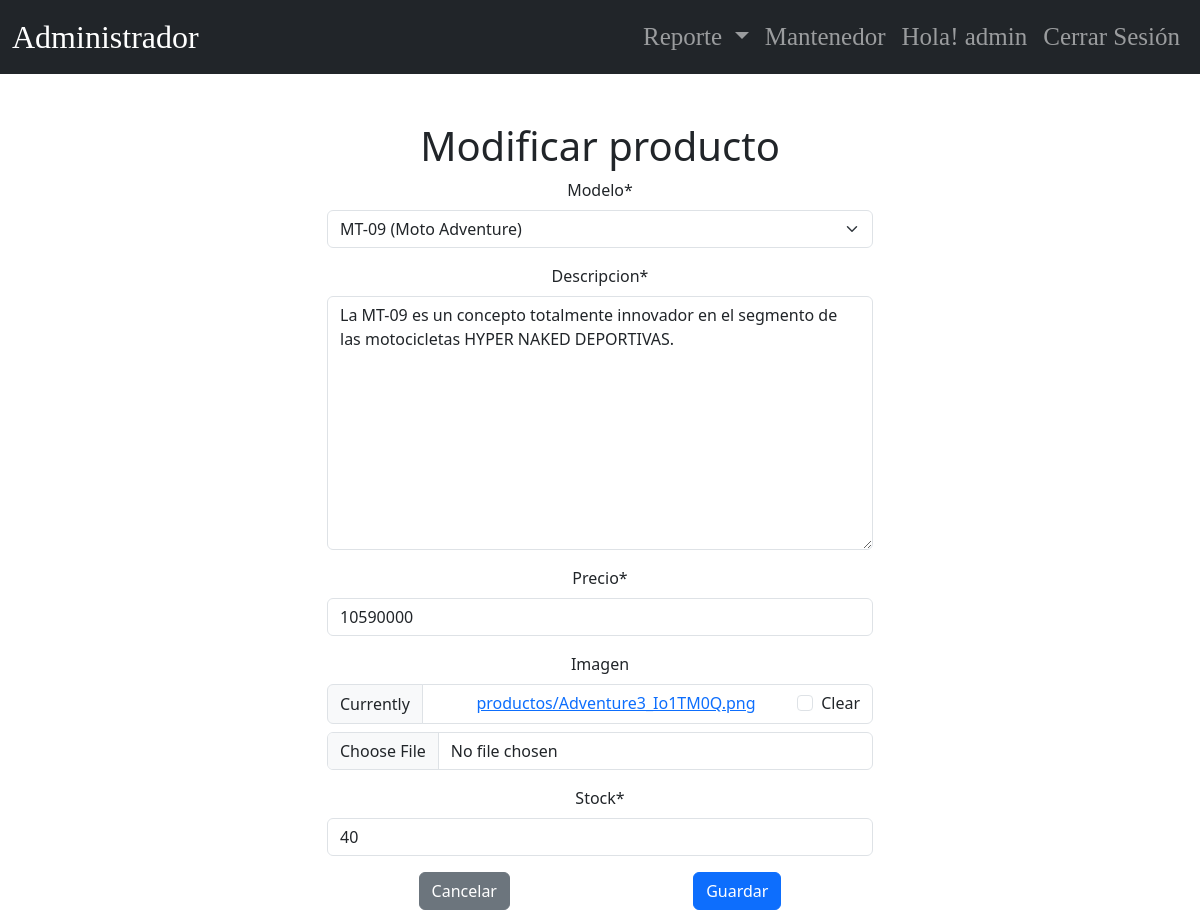
The page /administrador/productos/modificar/3/ (signed in) on the database its author committed.
### app/models.py (models this page shows, shortened)
class Cliente(AbstractBaseUser, PermissionsMixin):
    username = models.CharField(max_length=150, unique=True)
    nombre = models.CharField(max_length=100)
    fecha_nacimiento = models.DateField()
    telefono = models.CharField(max_length=20)
    direccion = models.CharField(max_length=200)
    email = models.EmailField(unique=True, null=True, blank=True)
    is_active = models.BooleanField(default=True)
    is_admin = models.BooleanField(default=False)
    groups = models.ManyToManyField(
        'auth.Group',
        related_name='cliente_set',
        blank=True,
        help_text=('The groups this user belongs to. A user will get all permissions granted to each of their groups.'),
        verbose_name=('groups')
    )
    user_permissions = models.ManyToManyField(
        'auth.Permission',
        related_name='cliente_permissions_set',
        blank=True,
        help_text=('Specific permissions for this user.'),
        verbose_name=('user permissions')
    )
    objects = ClienteManager()
    USERNAME_FIELD = 'username'
    REQUIRED_FIELDS = ['nombre', 'fecha_nacimiento']

### administrador/models.py (models this page shows, shortened)
class Producto(models.Model):
    modelo = models.ForeignKey(ModeloMoto, on_delete=models.CASCADE)
    descripcion = models.TextField()
    precio = models.IntegerField()
    imagen = models.ImageField(upload_to="productos/", null=True, blank=True)
    stock = models.PositiveIntegerField()

### administrador/views.py (the view)
# urls.py: path('productos/modificar/<int:id>/', views.modificar_producto, name='modificar_producto'),
@login_required
@permission_required("administrador.change_producto", raise_exception=True)
def modificar_producto(request, id):
    producto = get_object_or_404(Producto, id=id)
    if request.method == "POST":
        formulario = ProductoForm(request.POST, request.FILES, instance=producto)
        if formulario.is_valid():
            formulario.save()
            messages.success(request, "Producto modificado correctamente.")
            return redirect("administrador:lista_productos")
    else:
        formulario = ProductoForm(instance=producto)
    return render(
        request,
        "administrador/modificarProducto.html",
        {"form": formulario, "producto": producto},
    )

### administrador/forms.py (shortened to what this page needs)
class ProductoForm(forms.ModelForm):
    class Meta:
        model = Producto
        fields = "__all__"

### administrador/models.py (called while the page is built)
    def __str__(self):
        return str(self.nombre)

    def __str__(self):
        return f"{self.nombre} ({self.tipo})"

### administrador/templates/administrador/modificarProducto.html (shortened to what this page needs)
{% extends 'administrador/baseProducto.html' %}
{% block contenido %}
{% load crispy_forms_tags %}
<div class="container mt-5">
    <div class="row justify-content-center">
        <div class="col-12 col-md-6" style="display:flex; justify-content:center; align-items:center;">
            <form action="" method="post" enctype="multipart/form-data" class="text-center" style="width: 100%;">
                <h1>Modificar producto</h1>
                {{ form | crispy }}
                <div class="d-flex justify-content-around mt-3">
                    <input type="reset" value="Cancelar" class="btn btn-secondary">
                    <input type="submit" value="Guardar" class="btn btn-primary">
                </div>
            </form>
        </div>
    </div>
</div>
{% endblock %}

### administrador/templates/administrador/baseProducto.html (shortened to what this page needs)
<!DOCTYPE html>
<html lang="en">
<head>
    {% load static %}
    <link rel="stylesheet" href="{% static 'app/css/administrador.css' %}">
    <link href="https://cdn.jsdelivr.net/npm/bootstrap@5.3.3/dist/css/bootstrap.min.css" rel="stylesheet"
>
</head>
<body class="fondo">
    <nav class="navbar navbar-expand-md navbar-dark bg-dark">
        <div class="container-fluid">
            <a class="navbar-brand fs-2" href="#">Administrador</a>
            <div class="collapse navbar-collapse justify-content-end" id="navbarNav">
                <ul class="navbar-nav">
                    <li class="nav-item dropdown">
                        <a class="nav-link dropdown-toggle" href="#" role="button" data-bs-toggle="dropdown"
                            aria-expanded="false">
                            Reporte
                        </a>
                    </li>
                    <li class="nav-item">
                        <a class="nav-link" href="#">Mantenedor</a>
                    </li>
                    {% block user_info %}
                    {% if user.is_authenticated %}
                    <li class="nav-item">
                        <a class="nav-link" href="#">Hola! {{ user.username|striptags }}</a>
                    </li>
                    <li class="nav-item">
                        <form method="POST" action="{% url 'logout' %}">
                            <button type="submit" class="btn btn-link nav-link">Cerrar Sesión</button>
                        </form>
                    </li>
                    {% else %}
                    <li class="nav-item">
                        <a class="nav-link" href="{% url 'login' %}">Login</a>
                    </li>
                    {% endif %}
                    {% endblock user_info %}
                </ul>
            </div>
        </div>
    </nav>
    <div>
        {% block contenido%}
        {% endblock %}
    </div>
</body>
</html>

### app/static/app/css/administrador.css (style rules this page uses)
nav { font-family: 'Agency fb'; font-size: 25px; }
.fondo { background-image: url('../img/fondo_moto.jpg'); background-size: cover; background-position: center; background-attachment: fixed; position: relative; }

### rows shown on the page
Cliente: username "admin"
Producto: modelo "MT-09 (Moto Adventure)", descripcion "La MT-09 es un concepto totalmente innovador en el segmento de las motocicletas HYPER NAKED DEPORTIVAS.", precio "10590000", stock "40"
